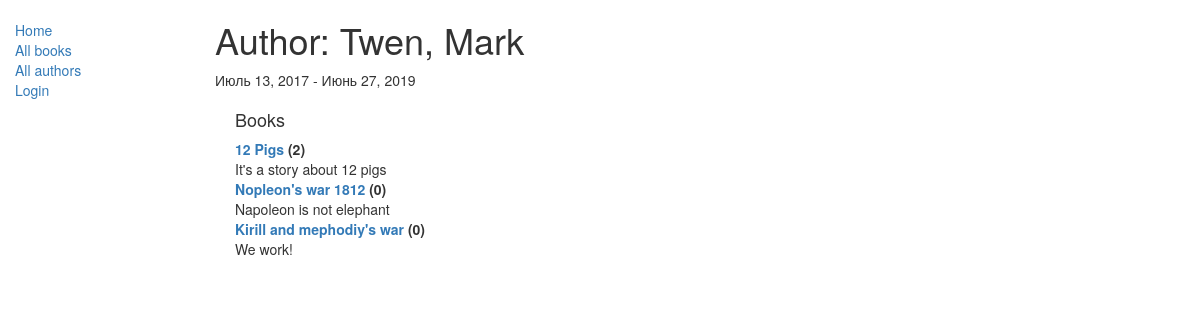
The app's page /catalog/author/1 with its own data.
### catalog/models.py (models this page shows, shortened)
class Author(models.Model):
    first_name = models.CharField(max_length=100)
    last_name = models.CharField(max_length=100)
    date_of_birth = models.DateField(null=True, blank=True)
    date_of_death = models.DateField('Died', null=True, blank=True)
    def __str__(self):
        return '%s, %s' % (self.last_name, self.first_name)
    class Meta:
        ordering = ['last_name']

class Book(models.Model):
    title = models.CharField(max_length=200)
    author = models.ForeignKey('Author', on_delete=models.SET_NULL, null=True)
    summary = models.TextField(max_length=1000, help_text="Enter a brief description of the book")
    isbn = models.CharField('ISBN',max_length=13, help_text='13 Character <a href="https://www.isbn-international.org/content/what-isbn">ISBN number</a>')
    genre = models.ManyToManyField(Genre, help_text="Select a genre for this book")
    def __str__(self):
        return self.title
    def display_genre(self):
        """
        Creates a string for the Genre. This is required to display genre in Admin.
        """
        return ', '.join([ genre.name for genre in self.genre.all()[:3] ])
    display_genre.short_description = 'Genre'

### catalog/views.py (the view)
# urls.py: url(r'^author/(?P<pk>\d+)$', views.AuthorDetailView.as_view(), name='author-detail'),
class AuthorDetailView(generic.DetailView):
    model = Author

### catalog/templates/catalog/author_detail.html
{% extends "base_generic.html" %}
{% block content %}
<h1>Author: {{ author }} </h1>
<p>{{author.date_of_birth}} - {% if author.date_of_death %}{{author.date_of_death}}{% endif %}</p>
<div style="margin-left:20px;margin-top:20px">
<h4>Books</h4>
<dl>
{% for book in author.book_set.all %}
  <dt><a href="{% url 'book-detail' book.pk %}">{{book}}</a> ({{book.bookinstance_set.all.count}})</dt>
  <dd>{{book.summary}}</dd>
{% endfor %}
</dl>
</div>
{% endblock %}

### records on screen
Author: last_name+first_name "Twen, Mark", date_of_birth "Июль 13, 2017", date_of_death "Июнь 27, 2019"
Book: title "12 Pigs", bookinstance_set.all.count "2", summary "It's a story about 12 pigs"
Book: title "Nopleon's war 1812", bookinstance_set.all.count "0", summary "Napoleon is not elephant"
Book: title "Kirill and mephodiy's war", bookinstance_set.all.count "0", summary "We work!"
